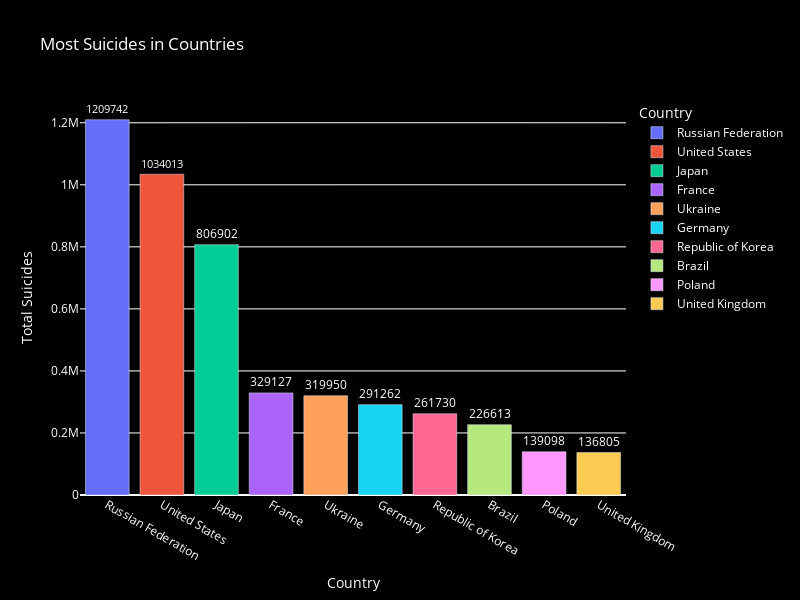

Notebook source saved alongside this figure:
### Code cell
import plotly.express as px

# Grouping data by country and summing total suicides
country_suicide_rates = df.groupby('country')['suicides_no'].sum().sort_values(ascending=False).head(10).reset_index()

# Creating a bar chart with different colors and labels
fig_country_suicide = px.bar(
    country_suicide_rates, 
    x='country', 
    y='suicides_no', 
    title='Most Suicides in Countries',
    labels={'suicides_no': 'Total Suicides', 'country': 'Country'},
    color='country',  # Different colors for each country
    text='suicides_no'  # Display numbers on bars
)

# Updating layout for a fully black background
fig_country_suicide.update_traces(textposition='outside')  # Show text above bars
fig_country_suicide.update_layout(
    plot_bgcolor='black',   # Black plot area
    paper_bgcolor='black',  # Black entire figure area
    font=dict(color='white'),  # White text for visibility
    xaxis=dict(title='Country', tickfont=dict(color='white')),
    yaxis=dict(title='Total Suicides', tickfont=dict(color='white')),
    height=600, 
    width=800
)

### Figure 1 — Plotly figure (JSON) as saved in the notebook; plotly's stock layout.template omitted (floating-point values rounded to 4 significant figures)
{"data": [{"hovertemplate": "Country=%{x}<br>Total Suicides=%{text}<extra></extra>", "legendgroup": "Russian Federation", "marker": {"color": "#636efa", "pattern": {"shape": ""}}, "name": "Russian Federation", "orientation": "v", "showlegend": true, "text": [1210000.0], "textposition": "outside", "type": "bar", "x": ["Russian Federation"], "xaxis": "x", "y": [1209742], "yaxis": "y"}, {"hovertemplate": "Country=%{x}<br>Total Suicides=%{text}<extra></extra>", "legendgroup": "United States", "marker": {"color": "#EF553B", "pattern": {"shape": ""}}, "name": "United States", "orientation": "v", "showlegend": true, "text": [1034000.0], "textposition": "outside", "type": "bar", "x": ["United States"], "xaxis": "x", "y": [1034013], "yaxis": "y"}, {"hovertemplate": "Country=%{x}<br>Total Suicides=%{text}<extra></extra>", "legendgroup": "Japan", "marker": {"color": "#00cc96", "pattern": {"shape": ""}}, "name": "Japan", "orientation": "v", "showlegend": true, "text": [806900.0], "textposition": "outside", "type": "bar", "x": ["Japan"], "xaxis": "x", "y": [806902], "yaxis": "y"}, {"hovertemplate": "Country=%{x}<br>Total Suicides=%{text}<extra></extra>", "legendgroup": "France", "marker": {"color": "#ab63fa", "pattern": {"shape": ""}}, "name": "France", "orientation": "v", "showlegend": true, "text": [329100.0], "textposition": "outside", "type": "bar", "x": ["France"], "xaxis": "x", "y": [329127], "yaxis": "y"}, {"hovertemplate": "Country=%{x}<br>Total Suicides=%{text}<extra></extra>", "legendgroup": "Ukraine", "marker": {"color": "#FFA15A", "pattern": {"shape": ""}}, "name": "Ukraine", "orientation": "v", "showlegend": true, "text": [320000.0], "textposition": "outside", "type": "bar", "x": ["Ukraine"], "xaxis": "x", "y": [319950], "yaxis": "y"}, {"hovertemplate": "Country=%{x}<br>Total Suicides=%{text}<extra></extra>", "legendgroup": "Germany", "marker": {"color": "#19d3f3", "pattern": {"shape": ""}}, "name": "Germany", "orientation": "v", "showlegend": true, "text": [291300.0], "textposition": "outside", "type": "bar", "x": ["Germany"], "xaxis": "x", "y": [291262], "yaxis": "y"}, {"hovertemplate": "Country=%{x}<br>Total Suicides=%{text}<extra></extra>", "legendgroup": "Republic of Korea", "marker": {"color": "#FF6692", "pattern": {"shape": ""}}, "name": "Republic of Korea", "orientation": "v", "showlegend": true, "text": [261700.0], "textposition": "outside", "type": "bar", "x": ["Republic of Korea"], "xaxis": "x", "y": [261730], "yaxis": "y"}, {"hovertemplate": "Country=%{x}<br>Total Suicides=%{text}<extra></extra>", "legendgroup": "Brazil", "marker": {"color": "#B6E880", "pattern": {"shape": ""}}, "name": "Brazil", "orientation": "v", "showlegend": true, "text": [226600.0], "textposition": "outside", "type": "bar", "x": ["Brazil"], "xaxis": "x", "y": [226613], "yaxis": "y"}, {"hovertemplate": "Country=%{x}<br>Total Suicides=%{text}<extra></extra>", "legendgroup": "Poland", "marker": {"color": "#FF97FF", "pattern": {"shape": ""}}, "name": "Poland", "orientation": "v", "showlegend": true, "text": [139100.0], "textposition": "outside", "type": "bar", "x": ["Poland"], "xaxis": "x", "y": [139098], "yaxis": "y"}, {"hovertemplate": "Country=%{x}<br>Total Suicides=%{text}<extra></extra>", "legendgroup": "United Kingdom", "marker": {"color": "#FECB52", "pattern": {"shape": ""}}, "name": "United Kingdom", "orientation": "v", "showlegend": true, "text": [136800.0], "textposition": "outside", "type": "bar", "x": ["United Kingdom"], "xaxis": "x", "y": [136805], "yaxis": "y"}], "layout": {"barmode": "relative", "font": {"color": "white"}, "height": 600, "legend": {"title": {"text": "Country"}, "tracegroupgap": 0}, "paper_bgcolor": "black", "plot_bgcolor": "black", "title": {"text": "Most Suicides in Countries"}, "width": 800, "xaxis": {"anchor": "y", "categoryarray": ["Russian Federation", "United States", "Japan", "France", "Ukraine", "Germany", "Republic of Korea", "Brazil", "Poland", "United Kingdom"], "categoryorder": "array", "domain": [0, 1], "tickfont": {"color": "white"}, "title": {"text": "Country"}}, "yaxis": {"anchor": "x", "domain": [0, 1], "tickfont": {"color": "white"}, "title": {"text": "Total Suicides"}}}}
